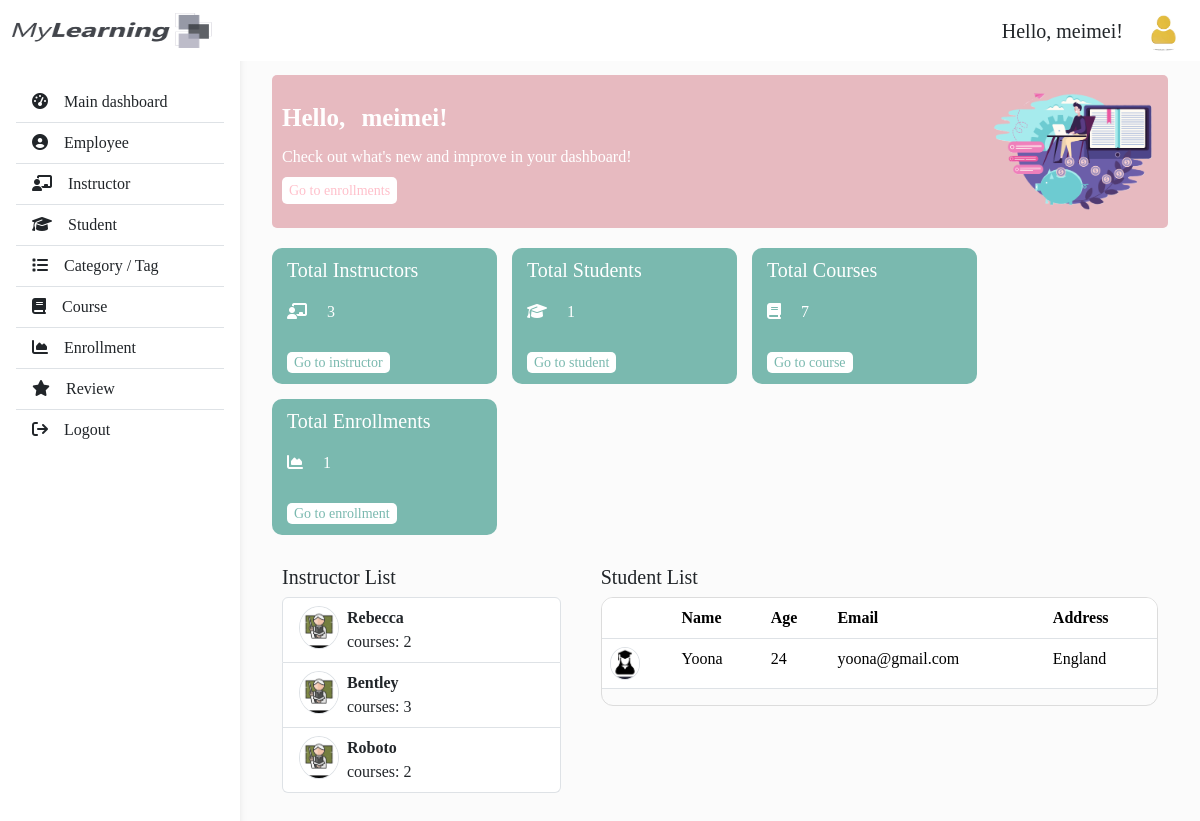
Screenshot of / (signed in) with the database file from the repository.
### users/models.py (models this page shows, shortened)
class Instructor(models.Model):
  user = models.OneToOneField(User, on_delete=models.CASCADE, null=True)
  name = models.CharField(max_length=100)
  age = models.IntegerField()
  email = models.EmailField()
  phone = models.CharField(max_length=20)
  address = models.CharField(max_length=150)
  salary = models.DecimalField(max_digits=10, decimal_places=2)

class Student(models.Model):
  GENDER_CHOICES = {
    'Female': 'Female',
    'Male': 'Male'
  }
  user = models.OneToOneField(User, on_delete=models.CASCADE, null=True)
  name = models.CharField(max_length=100)
  age = models.IntegerField()
  gender = models.CharField(max_length=15, choices=GENDER_CHOICES)
  email = models.EmailField()
  phone = models.CharField(max_length=20)
  address = models.CharField(max_length=150)

### users/decorators.py (the view)
  def wrapper_func(request, *args, **kwargs):
    group = None
    if request.user.groups.exists():
      group = request.user.groups.all()[0].name
    if group == 'instructor':
      return redirect('instructor_dashboard')
    elif group == 'student':
      return redirect('student_dashboard')
    return view_func(request, *args, **kwargs)

### dashboard/views.py (called while the page is built)
@login_required(login_url='login')
@admin_only
def dashboard_view(request):
  instructors = Instructor.objects.all()
  students = Student.objects.all()
  total_instructors = instructors.count()
  total_students = students.count()
  total_courses = Course.objects.count()
  total_enrollments = Enrollment.objects.count()
  context = {
    'instructors': instructors,
    'students': students,
    'total_instructors': total_instructors,
    'total_students': total_students,
    'total_courses': total_courses,
    'total_enrollments': total_enrollments,
  }
  return render(request, 'dashboard/home.html', context)

### dashboard/templates/dashboard/home.html (shortened to what this page needs)
{% extends 'base.html' %}
{% block content %}
  <div class="dashboard px-4 py-3">
    <div class="top-section">
      <div class="top-section__info">
        <p>Hello, {{request.user}}!</p>
        <p>Check out what's new and improve in your dashboard!</p>
        <a href="{% url 'enrollments:enrollment_list' %}">Go to enrollments</a>
      </div>
      <div class="top-section__img-container">
        <img src="/media/profiles/dashboard-image.png" alt="dashboard-img">
      </div>
    </div>
    <div class="middle-section">
      <div class="course-card-container">
        <div class="course-card">
          <h5>Total Instructors</h5>
          <div>
            <div>
              <i class="fa-solid fa-chalkboard-user me-3"></i>
              <span>{{total_instructors}}</span>
            </div>
          </div>
          <a href="{% url 'users:instructor_list' %}">Go to instructor</a>
        </div>
        <div class="course-card">
          <h5>Total Students</h5>
          <div>
            <div>
              <i class="fa-solid fa-graduation-cap me-3"></i>
              <span>{{total_students}}</span>
            </div>
          </div>
          <a href="{% url 'users:student_list' %}">Go to student</a>
        </div>
        <div class="course-card">
          <h5>Total Courses</h5>
          <div>
            <div>
              <i class="fa-solid fa-book me-3"></i>
              <span>{{total_courses}}</span>
            </div>
          </div>
          <a href="{% url 'courses:course_list' %}">Go to course</a>
        </div>
        <div class="course-card">
          <h5>Total Enrollments</h5>
          <div>
            <div>
              <i class="fas fa-chart-area me-3"></i>
              <span>{{total_enrollments}}</span>
            </div>
          </div>
          <a href="{% url 'enrollments:enrollment_list' %}">Go to enrollment</a>
        </div>
      </div>
    </div>
    <div class="bottom-section">
      <div class="left">
        <h5>Instructor List</h5>
        <ol class="list-group list-group-numbered">
          {% for instructor in instructors %}
            <li class="list-group-item d-flex justify-content-between align-items-start">
              <div>
                <img class="rounded-circle border" style="width: 40px;" src="/media/profiles/instructor-profile.jpg" alt="profile">
              </div>
              <div class="ms-2 me-auto">
                <div class="fw-bold">{{instructor.name}}</div>
                courses: {{instructor.courses.count}}
              </div>
            </li>
          {% endfor %}
        </ol>
      </div>
       <div class="right">
        <h5>Student List</h5>
        <div class="overflow-auto">
          <table class="table" style="min-width: 500px;">
            <thead>
              <tr>
                <th scope="col"></th>
                <th scope="col">Name</th>
                <th scope="col">Age</th>
                <th scope="col">Email</th>
                <th scope="col">Address</th>
              </tr>
            </thead>
            <tbody>
              {% for student in students %}
                <tr>
                  <th scope="row">
                    <img class="rounded-circle border" style="width: 30px;" src="
                    {% if student.gender == 'Female'  %}
                      /media/profiles/female-student-profile.jpg
                    {% else %}
                      /media/profiles/male-student-profile.jpg
                    {% endif %}
                    " alt="profile">
                  </th>
                  <td>{{student.name}}</td>
                  <td>{{student.age}}</td>
                  <td>{{student.email}}</td>
                  <td>{{student.address}}</td>
                </tr>
              {% endfor %}
            </tbody>
          </table>
        </div>
       </div>
    </div>
  </div>
{% endblock content %}

### templates/base.html (shortened to what this page needs)
<!DOCTYPE html>
<html lang="en">
  <head>
    {% load static %}
    <link
      href="https://cdn.jsdelivr.net/npm/bootstrap@5.3.7/dist/css/bootstrap.min.css"
      rel="stylesheet"
    />
    <link
      rel="stylesheet"
      href="https://cdn.jsdelivr.net/npm/bootstrap-icons@1.11.3/font/bootstrap-icons.css"
    />
    <link
      rel="stylesheet"
      href="https://cdnjs.cloudflare.com/ajax/libs/font-awesome/6.5.0/css/all.min.css"
    />
    <link rel="stylesheet" href="{% static 'css/style.css' %}" />
  </head>
  <body>
    <header>
      <nav
        id="sidebarMenu"
        class="collapse d-lg-block sidebar collapse bg-white"
      >
        <div class="position-sticky">
          <div class="list-group list-group-flush mx-3 mt-4">
            <a
              href="{% url 'dashboard' %}"
              class="list-group-item list-group-item-action py-2 ripple"
              aria-current="true"
            >
              <i class="fas fa-tachometer-alt me-3"></i
              ><span>Main dashboard</span>
            </a>
            {% if request.user.groups.all.0.name == 'admin' %}
              <a
                href="{% url 'users:employee_list' %}"
                class="list-group-item list-group-item-action py-2 ripple"
              >
                <i class="fa-solid fa-circle-user me-3"></i><span>Employee</span>
              </a>
              <a
                href="{% url 'users:instructor_list' %}"
                class="list-group-item list-group-item-action py-2 ripple"
              >
                <i class="fa-solid fa-chalkboard-user me-3"></i><span>Instructor</span>
              </a>
              <a
                href="{% url 'users:student_list' %}"
                class="list-group-item list-group-item-action py-2 ripple"
              >
                <i class="fa-solid fa-graduation-cap me-3"></i></i><span>Student</span>
              </a>
            {% endif %}
            {% if request.user.groups.all.0.name == 'admin' or request.user.groups.all.0.name == 'instructor' %}
              <a
                href="{% url 'courses:category_list' %}"
                class="list-group-item list-group-item-action py-2 ripple"
              >
                <i class="fa-solid fa-list me-3"></i><span>Category / Tag</span>
              </a>
            {% endif %}
            <a
              href="{% url 'courses:course_list' %}"
              class="list-group-item list-group-item-action py-2 ripple"
            >
              <i class="fa-solid fa-book me-3"></i><span>Course</span>
            </a>
            {% if request.user.groups.all.0.name == 'admin' %}
              <a
                href="{% url 'enrollments:enrollment_list' %}"
                class="list-group-item list-group-item-action py-2 ripple"
              >
                <i class="fas fa-chart-area me-3"></i><span>Enrollment</span>
              </a>
            {% endif %}
            {% if request.user.groups.all.0.name == 'admin' %}
              <a
                href="{% url 'reviews:review_list' %}"
                class="list-group-item list-group-item-action py-2 ripple"
              >
                <i class="fa-solid fa-star me-3"></i><span>Review</span>
              </a>
            {% endif %}
            <a
              href="{% url 'logout' %}"
              class="list-group-item list-group-item-action py-2 ripple"
            >
              <i class="fa-solid fa-arrow-right-from-bracket me-3"></i></i></i><span>Logout</span>
            </a>
          </div>
        </div>
      </nav>
      <nav id="main-navbar" class="navbar navbar-expand-lg bg-white fixed-top">
        <div class="container-fluid">
          <a class="navbar-brand" href="#">
            <img
              src="/media/profiles/my-learning-logo.png"
              height="35"
              width="200"
              alt="MDB Logo"
              loading="lazy"
            />
          </a>
          <ul class="navbar-nav ms-auto d-flex flex-row align-items-center gap-3">
            <li class="nav-item fs-5 d-flex align-items-center gap-3">
              <span>Hello, {{request.user}}!</span>
              <div>
                {% with request.user.groups.all.0.name as group %}
                  {% if group == "admin" %}
                      <img src="/media/profiles/employee-profile.webp" alt="profile" style="height: 40px; border-radius: 50%;" />
                  {% elif group == "instructor" %}
                      <img src="/media/profiles/instructor-profile.jpg" alt="profile" style="height: 40px; border-radius: 50%;" />
                  {% endif %}
                {% endwith %}
              </div>
            </li>
          </ul>
        </div>
      </nav>
    </header>
    <main style="margin-top: 35px">
      <div class="container py-4 px-2">
        {% block content %} {% endblock content %}
      </div>
    </main>
  </body>
</html>

### static/css/style.css (style rules this page uses)
body { background-color: #fbfbfb; font-family: Cambria, Cochin, Georgia, Times, "Times New Roman", serif; }
@media (min-width: 991.98px) { main { padding-left: 240px; } }
.sidebar { position: fixed; top: 0; bottom: 0; left: 0; padding: 58px 0 0; box-shadow: 0 2px 5px 0 rgb(0 0 0 / 5%), 0 2px 10px 0 rgb(0 0 0 / 5%); width: 240px; z-index: 600; }

### rows the page displays
Instructor: name "Rebecca", courses.count "2"
Instructor: name "Bentley", courses.count "3"
Instructor: name "Roboto", courses.count "2"
Student: name "Yoona", age "24", email "yoona@gmail.com", address "England"

### other values shown
{{ request.user }} "meimei"
{{ total_instructors }} "3"
{{ total_students }} "1"
{{ total_courses }} "7"
{{ total_enrollments }} "1"
